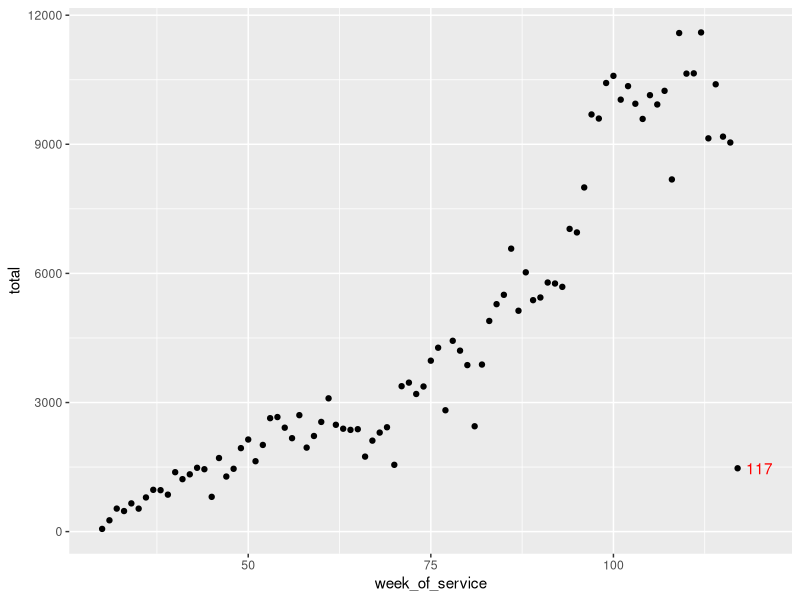
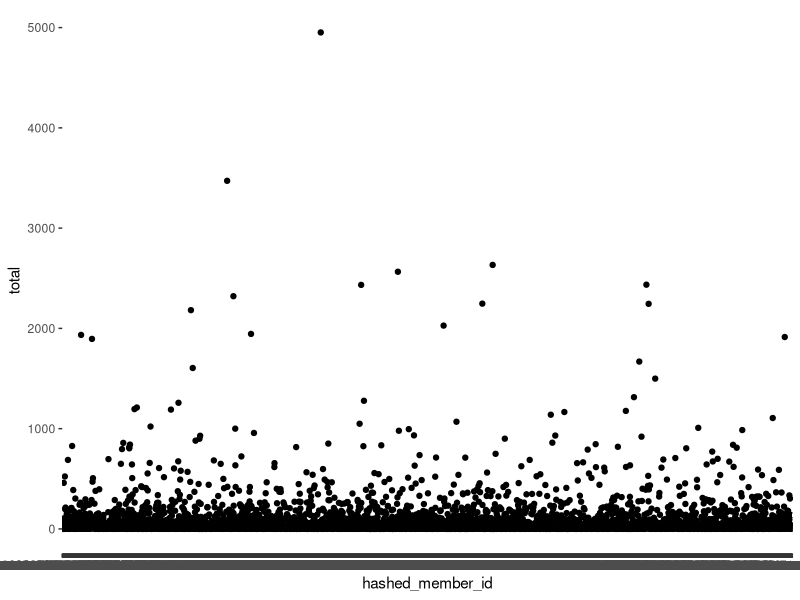

Reproduce these figures in R, in order.
## ---- chunk 1
knitr::opts_chunk$set(echo = TRUE)
library(tidyverse)
## ---- chunk 2
coach <- read_csv("coach_data.csv") %>% 
  rename(num_msg = `Number of messages per week`)
## ---- chunk 3
counts <- coach %>% 
  group_by(week_of_service) %>% 
  count(num_msg) %>% 
  mutate(total = sum(n * num_msg)) %>% 
  distinct(total)
counts

ggplot(counts, aes(x = week_of_service, y = total)) +
  geom_point() +
  geom_text(aes(label= ifelse(week_of_service == 117,
                             as.character(week_of_service), "")), 
                nudge_x = 3, 
                color = "red")
## ---- chunk 4
actives <- coach %>% 
  group_by(hashed_member_id) %>% 
  count(num_msg) %>% 
  mutate(total = sum(n * num_msg)) %>% 
  distinct(total) %>% 
  arrange(desc(total))
actives

top10 <- actives %>% 
  head(10) %>% 
  pull(hashed_member_id)

ggplot(actives, aes(y = total, x = hashed_member_id)) +
  geom_point()
